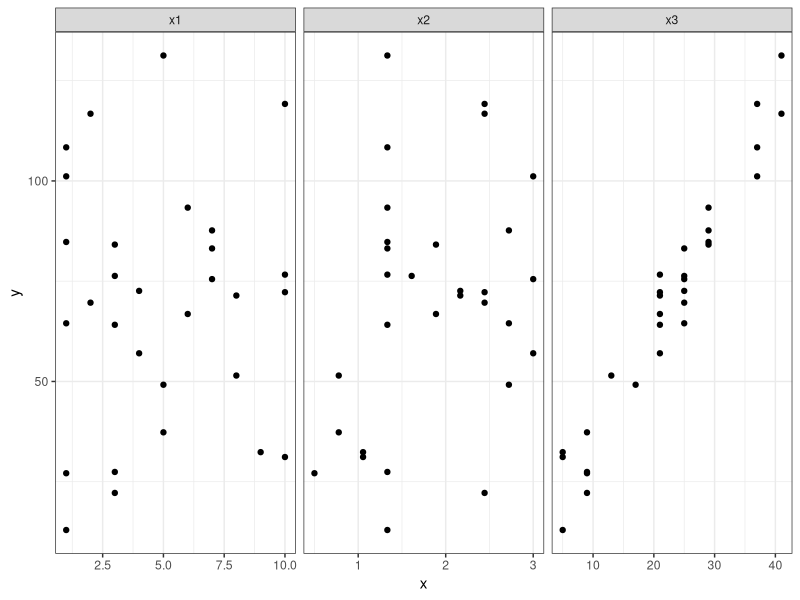

The R script that drew this image: (Note: this script raises an error after producing the figure.)
library(mgcv)
library(dplyr)
library(tidyr)
library(ggplot2)
theme_set(theme_bw())
set.seed(2)

# A Tweedie random variable with 1<p<2 is a sum of N gamma random variables,
# where N has a Poisson distribution.

generate.data  <- function(lambda, shape, rate, beta) {
  
  if(length(beta) != 3) stop('beta must be of length 3.')
  
  # number of gamma random variable
  N <- rpois(n = 1, lambda = lambda)
  
  # generate residuals
  e <- sapply(1:1e3, function(x) sum(rgamma(n = N, shape = shape, rate = rate)))
  
  e
  
  # generate data
  d <- expand_grid(x1 = 1:10,
                   x2 = seq(0.5, 3, length.out = 10),
                   x3 = seq(5, 41, length.out = 10)) %>%
    as.matrix()
  y <- as.numeric(d %*% beta + e)
  
  bind_cols(as_tibble(d), y = y)
}

d <- generate.data(4, 1, 1, beta = c(2, -5, 3))[sample(1:1e3, size = 30),]

ggplot(pivot_longer(d, -y, names_to = 'var', values_to = 'x'), aes(x, y)) +
  facet_grid(. ~ var, scales = 'free_x') +
  geom_point()

# fit model
m <- gam(list(y ~ x1 + x2 + x3,
              ~ 1,
              ~ 1),
         twlss(),
         data = d,
         method = 'REML')

layout(t(1:3))
plot(m, all.terms = TRUE, scale = 0)
layout(1)
head(m$fitted.values) # power outside [1, 2], negative scale!

#rm(generate.data, d, m)
